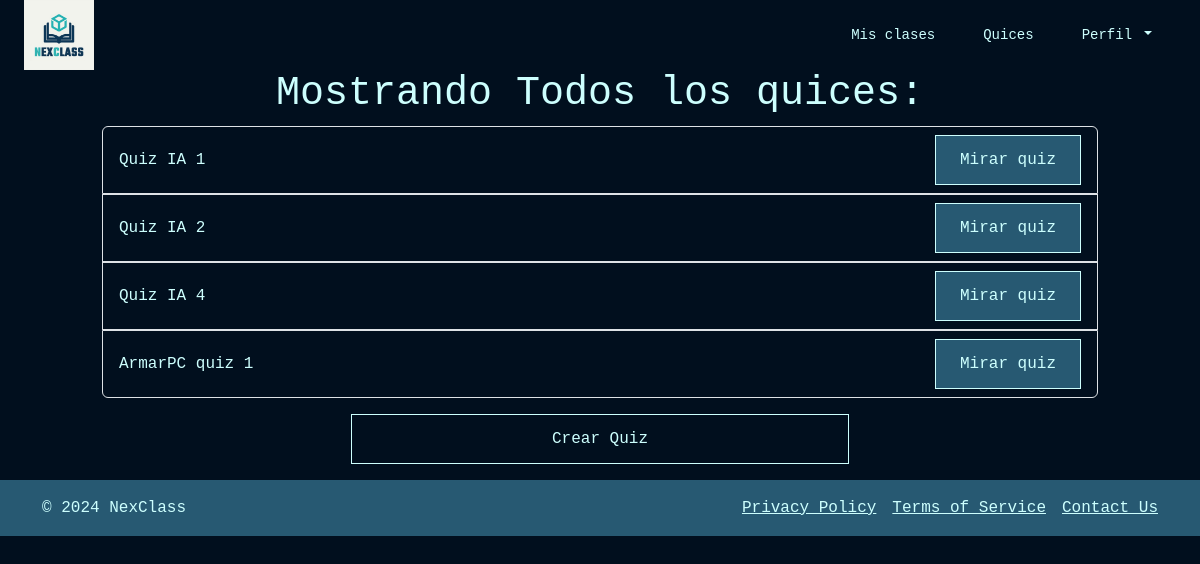
The page /quizzes/ on the database as committed earlier.
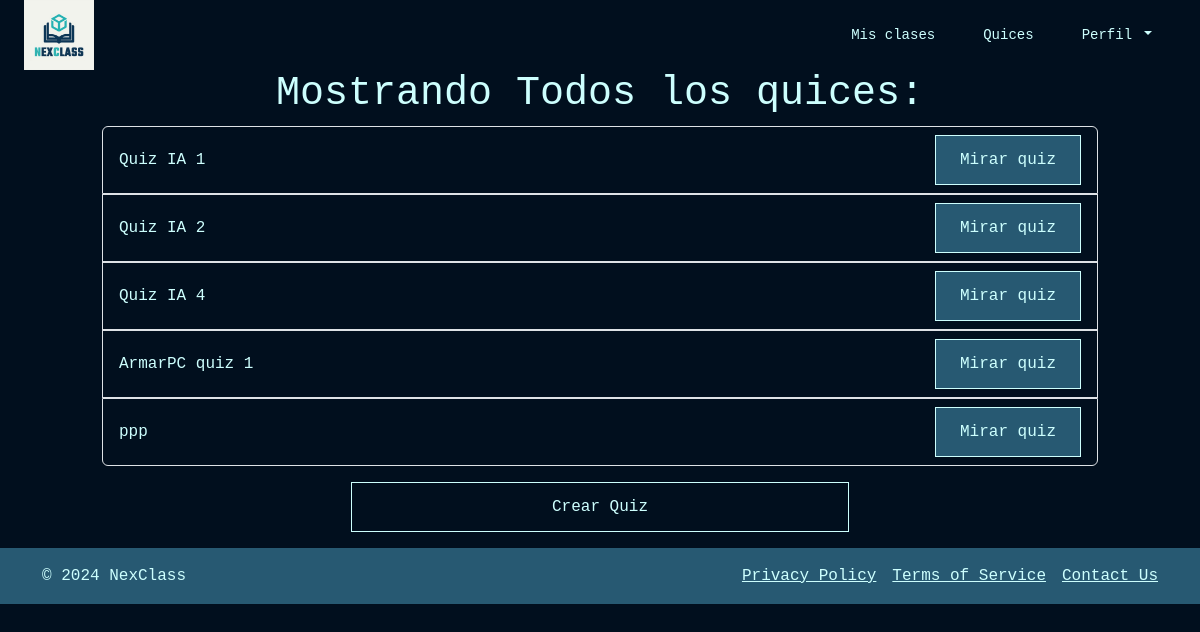
The same page on the database as committed later.
### class_quizzes/models.py (models this page shows)
class Quiz(models.Model):
    class_obj = models.ForeignKey(Class, on_delete=models.CASCADE)
    title = models.CharField(max_length=255)
    description = models.TextField(blank=True)
    created_at = models.DateTimeField(default=timezone.now)

### class_quizzes/views.py (the view)
# urls.py: path('quizzes/', views.quiz_list, name='quiz_list'),
def quiz_list(request, class_id=None):
    titulo = ''
    if class_id:
        class_obj = get_object_or_404(Class, id=class_id)
        quizzes = Quiz.objects.filter(class_obj=class_obj)
        titulo = f'Mostrando quices para la clase: {class_obj.className}'
    else:
        quizzes = Quiz.objects.all()
        titulo = f'Mostrando Todos los quices: '
    return render(request, 'quiz_list.html', {'quizzes': quizzes, 'class_id': class_id, 'titulo': titulo})

### class_quizzes/templates/quiz_list.html
{% extends 'navbarTeacher.html' %}
{% block content %}
<div class="row justify-content-center">
    <div class="col-md-10">
        <h1 class="text-center">{{ titulo }}</h1>
        <ul class="list-group ">
            {% for quiz in quizzes %}
            <li class="list-group-item d-flex justify-content-between align-items-center border bg-transparent text_custom">
                <span>{{ quiz.title }}</span>
                <a href="{% url 'quiz_detail' quiz.id %}" class="btn btn-light button-custom-two">Mirar quiz</a>
            </li>
            {% endfor %}
        </ul>
        {% if class_id %}
            <div class=" d-grid gap-2 col-6 mx-auto m-3">
                <a href="{% url 'create_quiz_with_class' class_id %}" class="btn btn-light button-custom">Crear Quiz para esta clase</a>
            </div>
        {% else %}
            <div class=" d-grid gap-2 col-6 mx-auto m-3">
                <a href="{% url 'create_quiz' %}" class="btn btn-light button-custom">Crear Quiz</a>
            </div>
        {% endif %}
    </div>
</div>
{% endblock %}

Rows that differ between the two databases and show on the page:
added Quiz: title "ppp"
